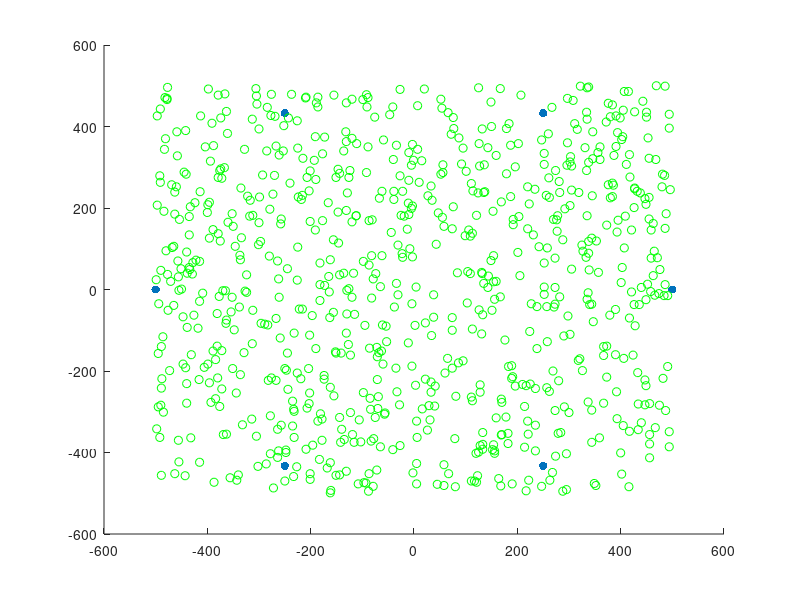
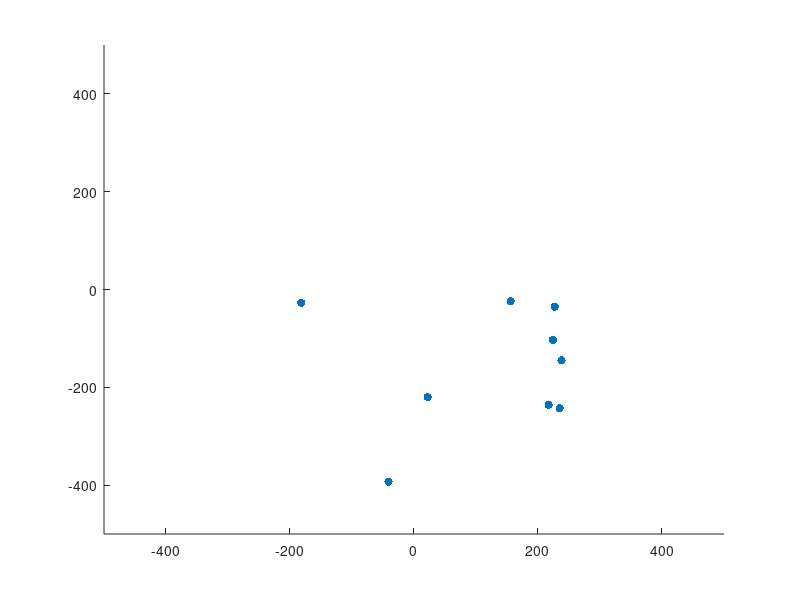
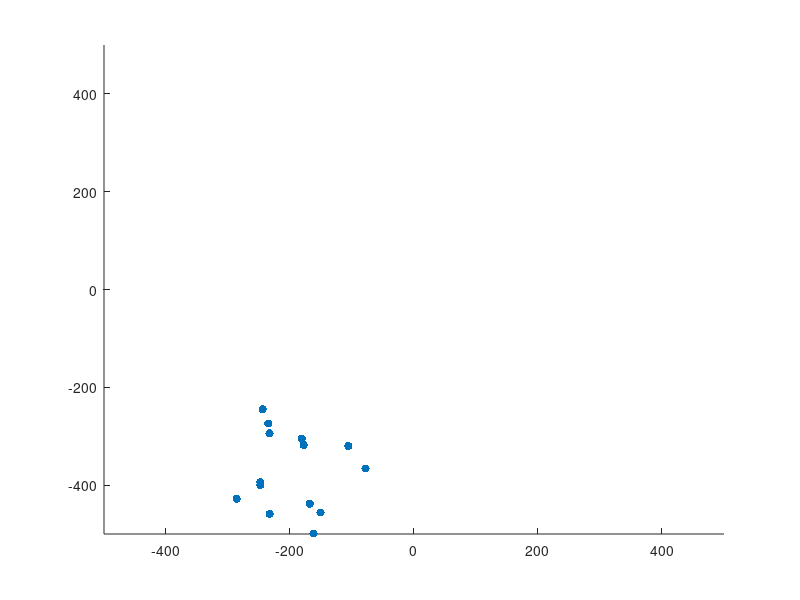
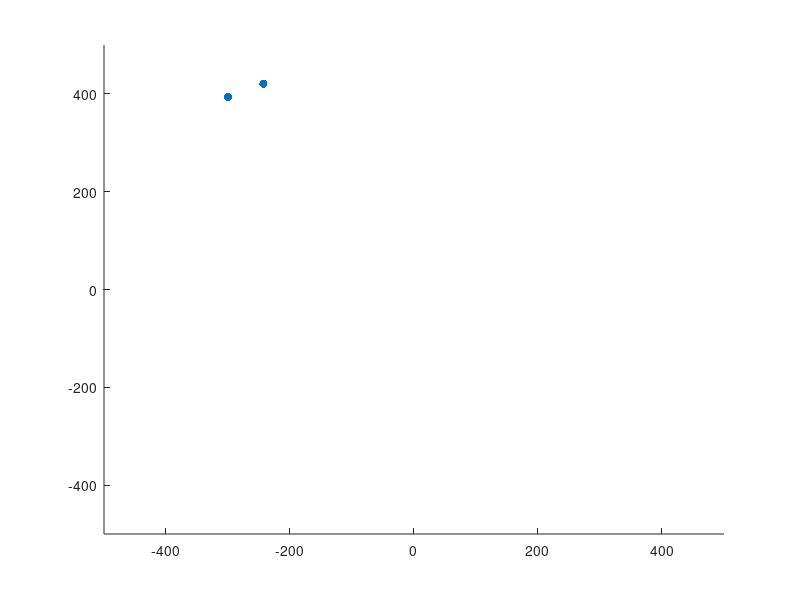

Reproduce these figures in MATLAB, in order.
%% perform clustering on obstacle data 
%% k means clustering
load('L_A')
load('theta_org')
load('phi')
no_of_clusters = 100;
idx = kmeans(L_A,no_of_clusters);

%% sort
theta_1 = [idx theta_org];
theta_1_sort = sortrows(theta_1,1);
save('theta_1','theta_1');
save('theta_1_sort','theta_1_sort');

%% make plots : original data
figure()
scatter(phi(:,1),phi(:,2),'filled');
hold on 
scatter(theta_org(:,1),theta_org(:,2),'g');
figure('Name','Original data')

%% clustered data
figure()
% get the index counts
for k = 1:no_of_clusters
    idx_count(k) = sum(theta_1_sort(:,1)== k);
end

save('idx_count','idx_count');
idx_count = [idx_count 0];

a = 1;
b = idx_count(1);
for i = 1:no_of_clusters
    theta_2 = [];
    theta_2 = theta_1_sort(a:b,2:3);
    a = b+1;
    b = b + idx_count(i+1);
    figure()
    scatter(theta_2(:,1),theta_2(:,2),'filled');
    hold on
    xlim([-500,500])
    ylim([-500,500])
end

figure()
a = 1;
b = idx_count(1);
for i = 1:no_of_clusters
    theta_2 = [];
    theta_2 = theta_1_sort(a:b,2:3);
    a = b+1;
    b = b + idx_count(i+1);
    scatter(theta_2(:,1),theta_2(:,2),'filled');
    hold on
end